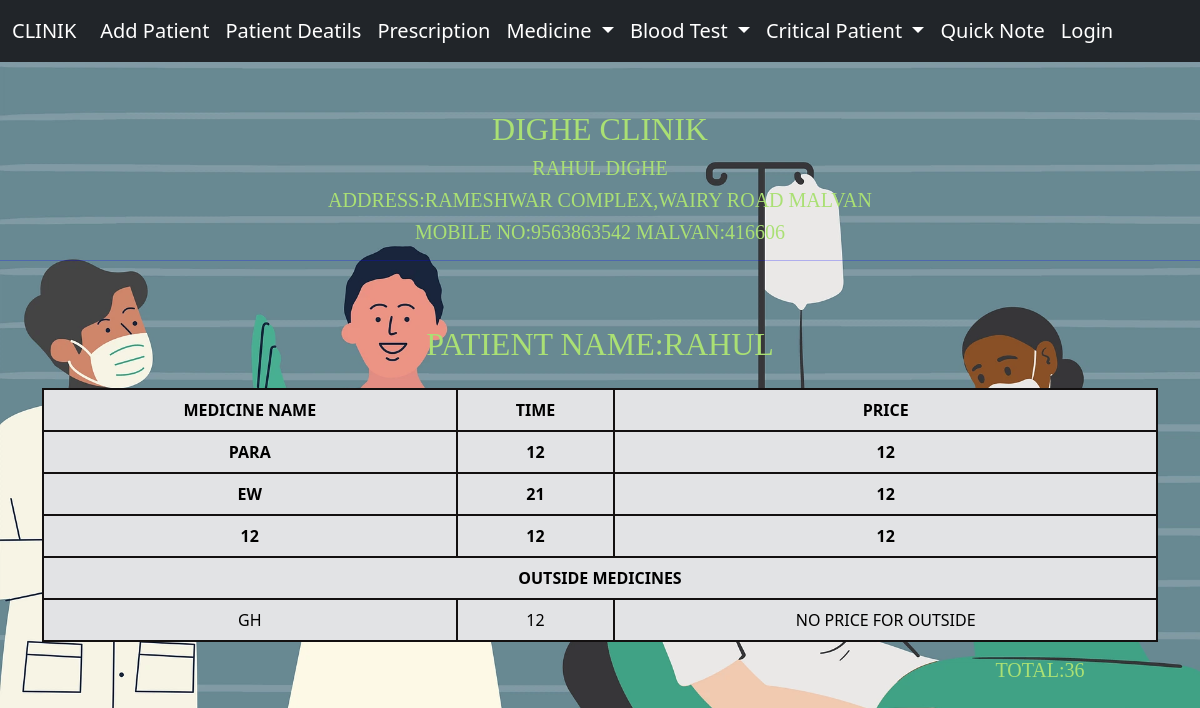
Page /clinik/printrecipt/ on the committed database.
### app/models.py (models this page shows, shortened)
class doctorsdetails(models.Model):
    doctorname = models.CharField(max_length=70)
    address=models.CharField(max_length=100)
    mobileno=models.CharField(max_length=100)
    hospitaname=models.CharField(max_length=100)
    pincode=models.CharField(max_length=6,default="")

class receipt(models.Model):
    username=models.CharField(max_length=70)
    medicinename=models.CharField(max_length=70)
    medicinetiming=models.CharField(max_length=100)
    medicineprice=models.IntegerField()

class medicineoutside(models.Model):
    username = models.CharField(max_length=30, default="no user")
    ousidemedicinename=models.CharField(max_length=20)
    ousidemedicinetime=models.CharField(max_length=20)

### app/views.py (the view)
# urls.py: path('printrecipt/', views.print,name='receipt'),
def print(request):
    bills=receipt.objects.all()
    name=bills[0].username
    outsideBill = medicineoutside.objects.all()
    ddetails=doctorsdetails.objects .all()
    total=sum([i.medicineprice for i in bills])
    para={'bills':bills,'uname':name,'outsideMed':outsideBill,'ddetails':ddetails,'total':total}
    return render(request,'app/prescription/receipt.html',para)

### app/templates/app/prescription/receipt.html (shortened to what this page needs)
{% extends 'app/basic.html' %}
{% load static %}
{% block content%}
<br>
<br>
{% for i in ddetails %}
<div class="container  text-center dt  myt-3">
    <h2>{{i.hospitaname}}</h2>
    <h5>{{i.doctorname}} </h5>
    <h5>Address:{{i.address}}</h5>
    <h5>Mobile No:{{i.mobileno}} Malvan:{{i.pincode}}</h5>
    {% endfor %}
</div>
<hr style="color:blue;" >
<br>
<div class="container">
<h2 class=" p-2 mx-1 my-3 text-center" style="font-family: Jazz LET, fantasy ;text-transform:uppercase;color: rgb(170, 224, 116) ;">Patient Name:{{ uname }}</h2>
    <table class="table table-secondary table-hover my-2 text-center">
        <thead>
            <th>Medicine Name</th>
            <th>Time</th>
            <th>Price</th>
        </thead>
        <tbody>
            {% for i in bills %}
            <tr>
                <td class="tf">{{i.medicinename}}</td>
                <td class="tf">{{i.medicinetiming}}</td>
                <td class="tf">{{i.medicineprice}}</td>
            </tr>
{% endfor %}
{% if outsideMed %}
<tr><td colspan=3><strong>Outside Medicines </strong></td></tr>
{% for i in outsideMed %}
<tr>
    <td>{{i.ousidemedicinename}}</td>
    <td>{{i.ousidemedicinetime}}</td>
    <td>No price for outside</td>
</tr>
{% endfor %}
{% endif %}
</tbody>
</table>
<div class="my-3 text-center " style="font-family: Jazz LET, fantasy ;text-transform:uppercase;color: rgb(170, 224, 116) ;" >
    <h5 style="margin-left:880px;">Total:{{total}}</h5>
</div>
</div>
{% endblock content%}

### app/templates/app/basic.html (shortened to what this page needs)
<!doctype html>
{% load static %}
<html lang="en">
<head>
  <link rel="stylesheet" href="/static/app/css/style.css">
  <link rel="stylesheet" href="/static/app/js/showbutton.js">
  <link href="https://cdn.jsdelivr.net/npm/bootstrap@5.1.1/dist/css/bootstrap.min.css" rel="stylesheet"
>
</head>
<body class="body">
  <nav class="navbar navbar-expand-lg navbar-dark bg-dark">
    <div class="container-fluid">
      <a class="navbar-brand" href="/clinik/">CLINIK</a>
      <div class="collapse navbar-collapse" id="navbarSupportedContent">
        <ul class="navbar-nav me-auto mb-2 mb-lg-0">
            <a class="nav-link active" aria-current="page" href="/clinik/patientadd/">Add Patient</a>
          <li class="nav-item">
            <a class="nav-link active" href="/clinik/patientdetails/">Patient Deatils</a>
          </li>
          <li class="nav-item">
            <a class="nav-link active" href="/clinik/rprint/">Prescription</a>
          </li>
          <li class="nav-item dropdown">
            <a class="nav-link dropdown-toggle active" href="#" id="navbarDropdown" role="button" data-bs-toggle="dropdown" aria-expanded="false">
              Medicine
            </a>
          </li>
          <li class="nav-item dropdown">
            <a class="nav-link dropdown-toggle active" href="#" id="navbarDropdown" role="button" data-bs-toggle="dropdown" aria-expanded="false">
              Blood Test
            </a>
          </li>
          <li class="nav-item dropdown">
            <a class="nav-link dropdown-toggle active" href="#" id="navbarDropdown" role="button" data-bs-toggle="dropdown" aria-expanded="false">
              Critical Patient
            </a>
          </li>
          <li class="nav-item">
            <a class="nav-link active" href="/clinik/notes">Quick Note</a>
          </li>
        {% if not request.user.is_authenticated %}
            <a class="nav-link active " aria-current="page" href="/login/">Login</a>
          {% else  %}
          <li class="nav-item ">
            <a class="nav-link active" aria-current="page" href="/logout/">Logout</a>
          </li>
        {% endif %}
        </ul>
      </div>
    </div>
  </nav>
        {% block content%}{%endblock content%}
</body>
</html>

### app/templates/app/prescription/receipt.html (style rules this page uses)
.dt { font-family:Jazz LET, fantasy ; text-transform: uppercase; font-size: 600px; color: rgb(170, 224, 116); }
table, td, th, tr { border: 2px solid rgb(19, 16, 16); text-align: center; text-transform: uppercase; }
.tf { text-transform: uppercase; color: black; font-weight: 600; }

### app/templates/app/basic.html (style rules this page uses)
.body { background-image: url('/static/app/img/hospital.png'); background-repeat: no-repeat; background-size: cover; opacity: 1; }
.navbar { font-size: 20px ; }

### rows in the picture
doctorsdetails: hospitaname "DIGHE CLINIK", doctorname "RAHUL DIGHE", address "RAMESHWAR COMPLEX,WAIRY ROAD MALVAN", mobileno "9563863542", pincode "416606"
receipt: username "RAHUL", medicinename "PARA", medicinetiming "12", medicineprice "12"
receipt: medicinename "EW", medicinetiming "21", medicineprice "12"
receipt: medicinename "12", medicinetiming "12", medicineprice "12"
medicineoutside: ousidemedicinename "GH", ousidemedicinetime "12"

### other values in the picture
{{ total }} "36"
